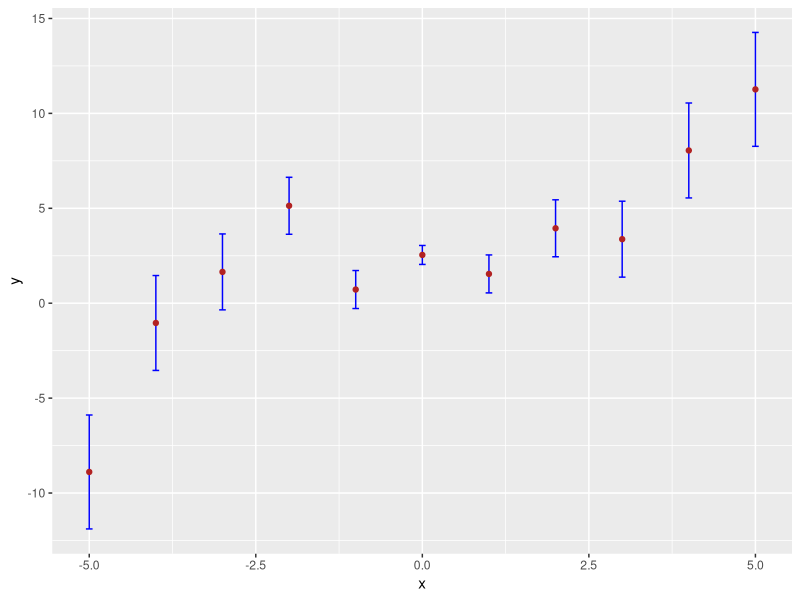
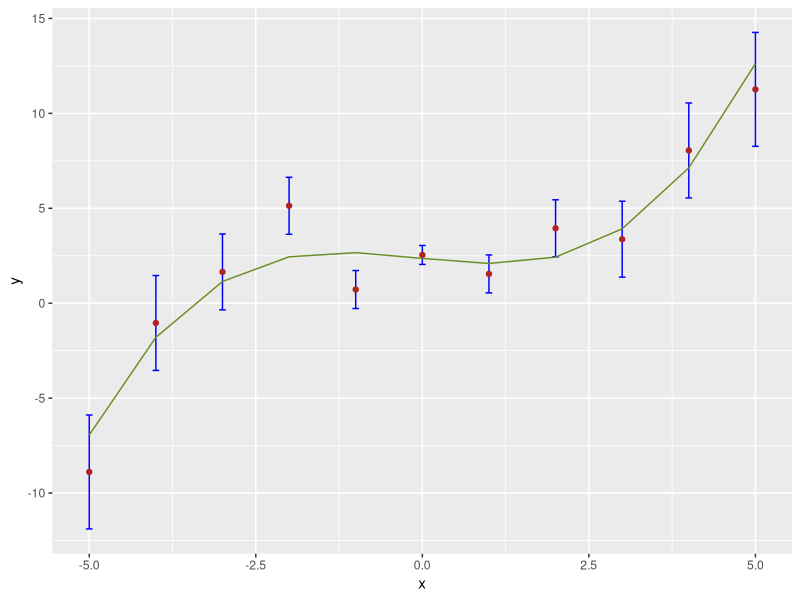
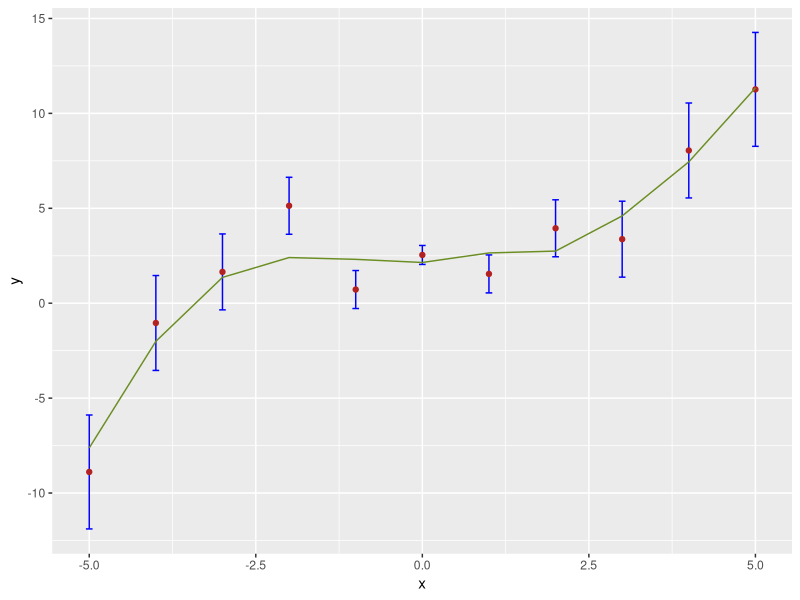
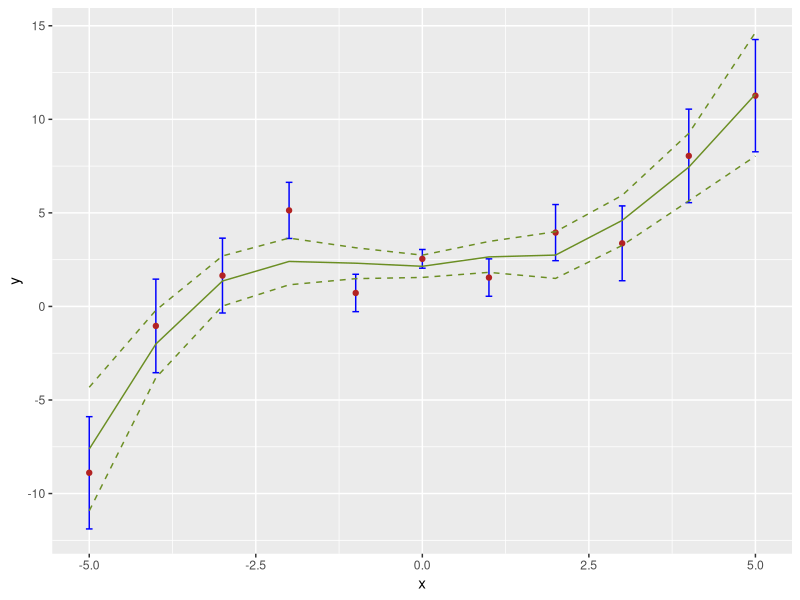

The R source for these figures, in order:
## ---- chunk 1
set.seed(555)
x = -5:5
y = 0.1*x^3 - 0.5*x + 2.1 + rnorm(length(x),mean=0,sd=0.5*(1+abs(x)))
e = 0.5*(1+abs(x))

df = data.frame("x"=x,"y"=y,"e"=e)

suppressMessages(library(tidyverse))
ggplot(data=df,mapping=aes(x=x,y=y)) +
  geom_errorbar(aes(ymin=y-e, ymax=y+e), width=.1,color="blue") +
  geom_point(color="firebrick")
## ---- chunk 2
fit.fun = function(par,data)
{
  model = par[4] + par[3]*data$x + par[2]*(data$x)^2 + par[1]*(data$x)^3
  return( sum((data$y-model)^2/(data$e)^2) )
}
par = c(0,0,0,0)
op.out = suppressWarnings(optim(par,fit.fun,data=df))
(p = op.out$par)

mod.x = x
mod.y = p[4] + p[3]*x + p[2]*x^2 + p[1]*x^3
ggplot(data=df,mapping=aes(x=x,y=y)) +
  geom_errorbar(aes(ymin=y-e, ymax=y+e), width=.1,color="blue") + geom_point(color="firebrick") +
  geom_line(mapping=aes(x=mod.x,y=mod.y),color="olivedrab")
## ---- chunk 3
1 - pchisq(op.out$value,length(x)-length(op.out$par))
## ---- chunk 4
loess.out <- loess(y~x,data=df,weights=1/(df$e)^2,span=0.65)
ggplot(data=df,mapping=aes(x=x,y=y)) +
  geom_errorbar(aes(ymin=y-e, ymax=y+e), width=.1,color="blue") +
  geom_point(color="firebrick") +
  geom_line(mapping=aes(x=loess.out$x,y=loess.out$fitted),color="olivedrab")
## ---- chunk 5
p = predict(loess.out,se=TRUE)

ggplot(data=df,mapping=aes(x=x,y=y)) +
  geom_errorbar(aes(ymin=y-e, ymax=y+e), width=.1,color="blue") +
  geom_point(color="firebrick") +
  geom_line(mapping=aes(x=loess.out$x,y=loess.out$fitted),color="olivedrab") +
  geom_line(mapping=aes(x=loess.out$x,y=loess.out$fitted+p$se),color="olivedrab",linetype="dashed") +
  geom_line(mapping=aes(x=loess.out$x,y=loess.out$fitted-p$se),color="olivedrab",linetype="dashed")
